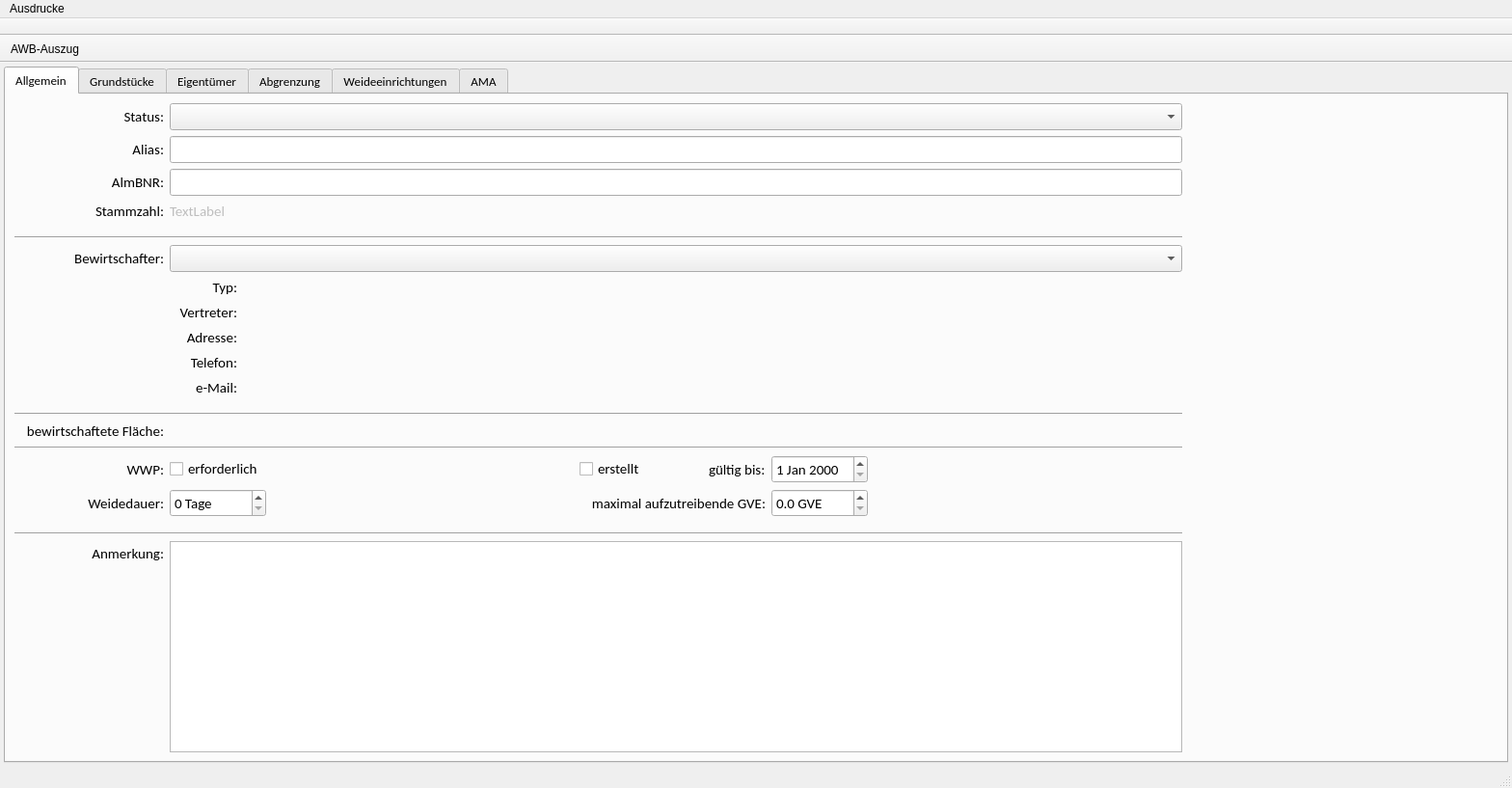
<?xml version="1.0" encoding="UTF-8"?>
<ui version="4.0" connectslotsbyname="false">
 <class>Akt</class>
 <widget class="QMainWindow" name="Akt">
  <property name="geometry">
   <rect>
    <x>0</x>
    <y>0</y>
    <width>1568</width>
    <height>817</height>
   </rect>
  </property>
  <property name="windowTitle">
   <string>MainWindow</string>
  </property>
  <widget class="QWidget" name="centralwidget">
   <layout class="QHBoxLayout" name="horizontalLayout">
    <property name="spacing">
     <number>4</number>
    </property>
    <property name="leftMargin">
     <number>4</number>
    </property>
    <property name="topMargin">
     <number>4</number>
    </property>
    <property name="rightMargin">
     <number>4</number>
    </property>
    <property name="bottomMargin">
     <number>4</number>
    </property>
    <item>
     <layout class="QVBoxLayout" name="verticalLayout">
      <property name="topMargin">
       <number>0</number>
      </property>
      <property name="rightMargin">
       <number>0</number>
      </property>
      <property name="bottomMargin">
       <number>0</number>
      </property>
      <item>
       <widget class="QTabWidget" name="tabAkt">
        <property name="font">
         <font>
          <family>Calibri</family>
          <pointsize>10</pointsize>
          <weight>50</weight>
          <bold>false</bold>
         </font>
        </property>
        <property name="currentIndex">
         <number>0</number>
        </property>
        <widget class="QWidget" name="uiAllgemeinTab">
         <attribute name="title">
          <string>Allgemein</string>
         </attribute>
         <layout class="QVBoxLayout" name="verticalLayout_2">
          <item>
           <layout class="QGridLayout" name="gridLayout">
            <item row="20" column="0">
             <layout class="QVBoxLayout" name="verticalLayout_7">
              <item>
               <spacer name="verticalSpacer_2">
                <property name="orientation">
                 <enum>Qt::Vertical</enum>
                </property>
                <property name="sizeType">
                 <enum>QSizePolicy::Fixed</enum>
                </property>
                <property name="sizeHint" stdset="0">
                 <size>
                  <width>20</width>
                  <height>3</height>
                 </size>
                </property>
               </spacer>
              </item>
              <item>
               <widget class="QLabel" name="label_12">
                <property name="font">
                 <font>
                  <family>Calibri</family>
                  <pointsize>11</pointsize>
                  <weight>50</weight>
                  <bold>false</bold>
                 </font>
                </property>
                <property name="text">
                 <string>Anmerkung:</string>
                </property>
                <property name="alignment">
                 <set>Qt::AlignRight|Qt::AlignTrailing|Qt::AlignVCenter</set>
                </property>
               </widget>
              </item>
              <item>
               <spacer name="verticalSpacer">
                <property name="orientation">
                 <enum>Qt::Vertical</enum>
                </property>
                <property name="sizeHint" stdset="0">
                 <size>
                  <width>20</width>
                  <height>40</height>
                 </size>
                </property>
               </spacer>
              </item>
             </layout>
            </item>
            <item row="10" column="1">
             <widget class="QLabel" name="label_13">
              <property name="sizePolicy">
               <sizepolicy hsizetype="Preferred" vsizetype="Preferred">
                <horstretch>0</horstretch>
                <verstretch>0</verstretch>
               </sizepolicy>
              </property>
              <property name="maximumSize">
               <size>
                <width>70</width>
                <height>16777215</height>
               </size>
              </property>
              <property name="font">
               <font>
                <family>Calibri</family>
                <pointsize>11</pointsize>
                <weight>50</weight>
                <bold>false</bold>
               </font>
              </property>
              <property name="text">
               <string>Telefon:</string>
              </property>
              <property name="alignment">
               <set>Qt::AlignRight|Qt::AlignTrailing|Qt::AlignVCenter</set>
              </property>
             </widget>
            </item>
            <item row="0" column="1" colspan="4">
             <widget class="QComboBox" name="uiStatusCombo">
              <property name="sizePolicy">
               <sizepolicy hsizetype="Expanding" vsizetype="Fixed">
                <horstretch>0</horstretch>
                <verstretch>0</verstretch>
               </sizepolicy>
              </property>
              <property name="maximumSize">
               <size>
                <width>16777215</width>
                <height>16777215</height>
               </size>
              </property>
              <property name="font">
               <font>
                <family>Calibri</family>
                <pointsize>11</pointsize>
                <weight>75</weight>
                <bold>true</bold>
               </font>
              </property>
             </widget>
            </item>
            <item row="8" column="2" colspan="3">
             <widget class="QLabel" name="uiVertreterNameLbl">
              <property name="font">
               <font>
                <family>Calibri</family>
                <pointsize>11</pointsize>
                <weight>50</weight>
                <bold>false</bold>
               </font>
              </property>
              <property name="text">
               <string/>
              </property>
             </widget>
            </item>
            <item row="11" column="2" colspan="3">
             <widget class="QLabel" name="uiMailLbl">
              <property name="font">
               <font>
                <family>Calibri</family>
                <pointsize>11</pointsize>
                <weight>50</weight>
                <bold>false</bold>
               </font>
              </property>
              <property name="text">
               <string/>
              </property>
             </widget>
            </item>
            <item row="5" column="0" colspan="5">
             <widget class="Line" name="line">
              <property name="orientation">
               <enum>Qt::Horizontal</enum>
              </property>
             </widget>
            </item>
            <item row="9" column="1">
             <widget class="QLabel" name="label_8">
              <property name="sizePolicy">
               <sizepolicy hsizetype="Preferred" vsizetype="Preferred">
                <horstretch>0</horstretch>
                <verstretch>0</verstretch>
               </sizepolicy>
              </property>
              <property name="maximumSize">
               <size>
                <width>70</width>
                <height>16777215</height>
               </size>
              </property>
              <property name="font">
               <font>
                <family>Calibri</family>
                <pointsize>11</pointsize>
                <weight>50</weight>
                <bold>false</bold>
               </font>
              </property>
              <property name="text">
               <string>Adresse:</string>
              </property>
              <property name="alignment">
               <set>Qt::AlignRight|Qt::AlignTrailing|Qt::AlignVCenter</set>
              </property>
             </widget>
            </item>
            <item row="17" column="0">
             <widget class="QLabel" name="label_9">
              <property name="maximumSize">
               <size>
                <width>155</width>
                <height>16777215</height>
               </size>
              </property>
              <property name="font">
               <font>
                <family>Calibri</family>
                <pointsize>11</pointsize>
                <weight>50</weight>
                <bold>false</bold>
               </font>
              </property>
              <property name="text">
               <string>Weidedauer:</string>
              </property>
              <property name="alignment">
               <set>Qt::AlignRight|Qt::AlignTrailing|Qt::AlignVCenter</set>
              </property>
             </widget>
            </item>
            <item row="18" column="0">
             <spacer name="verticalSpacer_5">
              <property name="orientation">
               <enum>Qt::Vertical</enum>
              </property>
              <property name="sizeType">
               <enum>QSizePolicy::Fixed</enum>
              </property>
              <property name="sizeHint" stdset="0">
               <size>
                <width>20</width>
                <height>10</height>
               </size>
              </property>
             </spacer>
            </item>
            <item row="16" column="0">
             <widget class="QLabel" name="label_14">
              <property name="maximumSize">
               <size>
                <width>155</width>
                <height>16777215</height>
               </size>
              </property>
              <property name="font">
               <font>
                <family>Calibri</family>
                <pointsize>11</pointsize>
                <weight>50</weight>
                <bold>false</bold>
               </font>
              </property>
              <property name="text">
               <string>WWP:</string>
              </property>
              <property name="alignment">
               <set>Qt::AlignRight|Qt::AlignTrailing|Qt::AlignVCenter</set>
              </property>
             </widget>
            </item>
            <item row="16" column="1" colspan="3">
             <layout class="QHBoxLayout" name="horizontalLayout_6">
              <item>
               <widget class="QCheckBox" name="uiWwpCkBox">
                <property name="font">
                 <font>
                  <family>Calibri</family>
                  <pointsize>11</pointsize>
                  <weight>50</weight>
                  <bold>false</bold>
                 </font>
                </property>
                <property name="text">
                 <string>erforderlich</string>
                </property>
               </widget>
              </item>
              <item>
               <spacer name="horizontalSpacer_4">
                <property name="orientation">
                 <enum>Qt::Horizontal</enum>
                </property>
                <property name="sizeType">
                 <enum>QSizePolicy::Expanding</enum>
                </property>
                <property name="sizeHint" stdset="0">
                 <size>
                  <width>78</width>
                  <height>20</height>
                 </size>
                </property>
               </spacer>
              </item>
              <item>
               <widget class="QCheckBox" name="uiWwpExistCkBox">
                <property name="font">
                 <font>
                  <family>Calibri</family>
                  <pointsize>11</pointsize>
                  <weight>50</weight>
                  <bold>false</bold>
                 </font>
                </property>
                <property name="text">
                 <string>erstellt</string>
                </property>
               </widget>
              </item>
              <item>
               <spacer name="horizontalSpacer">
                <property name="orientation">
                 <enum>Qt::Horizontal</enum>
                </property>
                <property name="sizeType">
                 <enum>QSizePolicy::Fixed</enum>
                </property>
                <property name="sizeHint" stdset="0">
                 <size>
                  <width>60</width>
                  <height>20</height>
                 </size>
                </property>
               </spacer>
              </item>
              <item>
               <widget class="QLabel" name="label_6">
                <property name="font">
                 <font>
                  <family>Calibri</family>
                  <pointsize>11</pointsize>
                  <weight>50</weight>
                  <bold>false</bold>
                 </font>
                </property>
                <property name="text">
                 <string>gültig bis:</string>
                </property>
               </widget>
              </item>
              <item>
               <widget class="QDateEdit" name="uiWwpDateDedit">
                <property name="minimumSize">
                 <size>
                  <width>100</width>
                  <height>0</height>
                 </size>
                </property>
                <property name="maximumSize">
                 <size>
                  <width>100</width>
                  <height>16777215</height>
                 </size>
                </property>
                <property name="font">
                 <font>
                  <family>Calibri</family>
                  <pointsize>11</pointsize>
                  <weight>50</weight>
                  <bold>false</bold>
                 </font>
                </property>
                <property name="calendarPopup">
                 <bool>false</bool>
                </property>
               </widget>
              </item>
             </layout>
            </item>
            <item row="20" column="1" colspan="4">
             <widget class="QTextEdit" name="uiAnmTedit">
              <property name="font">
               <font>
                <family>Calibri</family>
                <pointsize>11</pointsize>
                <weight>50</weight>
                <bold>false</bold>
               </font>
              </property>
             </widget>
            </item>
            <item row="6" column="5">
             <widget class="InfoButton" name="uiInfoBtnBewirtschafter" native="true"/>
            </item>
            <item row="19" column="0" colspan="5">
             <widget class="Line" name="line_3">
              <property name="orientation">
               <enum>Qt::Horizontal</enum>
              </property>
             </widget>
            </item>
            <item row="11" column="1">
             <widget class="QLabel" name="label_15">
              <property name="sizePolicy">
               <sizepolicy hsizetype="Preferred" vsizetype="Preferred">
                <horstretch>0</horstretch>
                <verstretch>0</verstretch>
               </sizepolicy>
              </property>
              <property name="maximumSize">
               <size>
                <width>70</width>
                <height>16777215</height>
               </size>
              </property>
              <property name="font">
               <font>
                <family>Calibri</family>
                <pointsize>11</pointsize>
                <weight>50</weight>
                <bold>false</bold>
               </font>
              </property>
              <property name="text">
               <string>e-Mail:</string>
              </property>
              <property name="alignment">
               <set>Qt::AlignRight|Qt::AlignTrailing|Qt::AlignVCenter</set>
              </property>
             </widget>
            </item>
            <item row="17" column="1" colspan="3">
             <layout class="QHBoxLayout" name="horizontalLayout_2">
              <property name="rightMargin">
               <number>0</number>
              </property>
              <item>
               <widget class="QSpinBox" name="uiWeidedauerSbox">
                <property name="minimumSize">
                 <size>
                  <width>100</width>
                  <height>0</height>
                 </size>
                </property>
                <property name="maximumSize">
                 <size>
                  <width>100</width>
                  <height>16777215</height>
                 </size>
                </property>
                <property name="font">
                 <font>
                  <family>Calibri</family>
                  <pointsize>11</pointsize>
                  <weight>50</weight>
                  <bold>false</bold>
                 </font>
                </property>
                <property name="suffix">
                 <string> Tage</string>
                </property>
                <property name="prefix">
                 <string/>
                </property>
                <property name="maximum">
                 <number>365</number>
                </property>
               </widget>
              </item>
              <item>
               <spacer name="horizontalSpacer_2">
                <property name="orientation">
                 <enum>Qt::Horizontal</enum>
                </property>
                <property name="sizeType">
                 <enum>QSizePolicy::Expanding</enum>
                </property>
                <property name="sizeHint" stdset="0">
                 <size>
                  <width>40</width>
                  <height>20</height>
                 </size>
                </property>
               </spacer>
              </item>
              <item>
               <widget class="QLabel" name="label_10">
                <property name="maximumSize">
                 <size>
                  <width>190</width>
                  <height>16777215</height>
                 </size>
                </property>
                <property name="font">
                 <font>
                  <family>Calibri</family>
                  <pointsize>11</pointsize>
                  <weight>50</weight>
                  <bold>false</bold>
                 </font>
                </property>
                <property name="text">
                 <string>maximal aufzutreibende GVE:</string>
                </property>
                <property name="alignment">
                 <set>Qt::AlignRight|Qt::AlignTrailing|Qt::AlignVCenter</set>
                </property>
               </widget>
              </item>
              <item>
               <widget class="QDoubleSpinBox" name="uiGveDsbox">
                <property name="minimumSize">
                 <size>
                  <width>100</width>
                  <height>0</height>
                 </size>
                </property>
                <property name="maximumSize">
                 <size>
                  <width>100</width>
                  <height>16777215</height>
                 </size>
                </property>
                <property name="font">
                 <font>
                  <family>Calibri</family>
                  <pointsize>11</pointsize>
                  <weight>50</weight>
                  <bold>false</bold>
                 </font>
                </property>
                <property name="prefix">
                 <string/>
                </property>
                <property name="suffix">
                 <string> GVE</string>
                </property>
                <property name="decimals">
                 <number>1</number>
                </property>
                <property name="maximum">
                 <double>10000.000000000000000</double>
                </property>
               </widget>
              </item>
             </layout>
            </item>
            <item row="3" column="0">
             <widget class="QLabel" name="label_3">
              <property name="maximumSize">
               <size>
                <width>155</width>
                <height>16777215</height>
               </size>
              </property>
              <property name="font">
               <font>
                <family>Calibri</family>
                <pointsize>11</pointsize>
                <weight>50</weight>
                <bold>false</bold>
               </font>
              </property>
              <property name="text">
               <string>Stammzahl:</string>
              </property>
              <property name="alignment">
               <set>Qt::AlignRight|Qt::AlignTrailing|Qt::AlignVCenter</set>
              </property>
             </widget>
            </item>
            <item row="4" column="0">
             <spacer name="verticalSpacer_3">
              <property name="orientation">
               <enum>Qt::Vertical</enum>
              </property>
              <property name="sizeType">
               <enum>QSizePolicy::Fixed</enum>
              </property>
              <property name="sizeHint" stdset="0">
               <size>
                <width>20</width>
                <height>10</height>
               </size>
              </property>
             </spacer>
            </item>
            <item row="16" column="5">
             <widget class="InfoButton" name="uiInfoBtnWwp" native="true"/>
            </item>
            <item row="2" column="5">
             <widget class="InfoButton" name="uiInfoBtnAlmBnr" native="true"/>
            </item>
            <item row="6" column="0">
             <widget class="QLabel" name="label_7">
              <property name="maximumSize">
               <size>
                <width>155</width>
                <height>16777215</height>
               </size>
              </property>
              <property name="font">
               <font>
                <family>Calibri</family>
                <pointsize>11</pointsize>
                <weight>50</weight>
                <bold>false</bold>
               </font>
              </property>
              <property name="text">
               <string>Bewirtschafter:</string>
              </property>
              <property name="alignment">
               <set>Qt::AlignRight|Qt::AlignTrailing|Qt::AlignVCenter</set>
              </property>
             </widget>
            </item>
            <item row="1" column="1" colspan="4">
             <widget class="QLineEdit" name="uiAliasLedit">
              <property name="font">
               <font>
                <family>Calibri</family>
                <pointsize>11</pointsize>
                <weight>50</weight>
                <bold>false</bold>
               </font>
              </property>
              <property name="clearButtonEnabled">
               <bool>true</bool>
              </property>
             </widget>
            </item>
            <item row="1" column="0">
             <widget class="QLabel" name="label_2">
              <property name="maximumSize">
               <size>
                <width>155</width>
                <height>16777215</height>
               </size>
              </property>
              <property name="font">
               <font>
                <family>Calibri</family>
                <pointsize>11</pointsize>
                <weight>50</weight>
                <bold>false</bold>
               </font>
              </property>
              <property name="text">
               <string>Alias:</string>
              </property>
              <property name="alignment">
               <set>Qt::AlignRight|Qt::AlignTrailing|Qt::AlignVCenter</set>
              </property>
             </widget>
            </item>
            <item row="14" column="1" colspan="2">
             <widget class="QLabel" name="uiBewAwbAreaLbl">
              <property name="font">
               <font>
                <family>Calibri</family>
                <pointsize>11</pointsize>
                <weight>50</weight>
                <bold>false</bold>
               </font>
              </property>
              <property name="text">
               <string/>
              </property>
             </widget>
            </item>
            <item row="13" column="0" colspan="5">
             <widget class="Line" name="line_2">
              <property name="orientation">
               <enum>Qt::Horizontal</enum>
              </property>
             </widget>
            </item>
            <item row="12" column="0">
             <spacer name="verticalSpacer_4">
              <property name="orientation">
               <enum>Qt::Vertical</enum>
              </property>
              <property name="sizeType">
               <enum>QSizePolicy::Fixed</enum>
              </property>
              <property name="sizeHint" stdset="0">
               <size>
                <width>20</width>
                <height>10</height>
               </size>
              </property>
             </spacer>
            </item>
            <item row="9" column="2" colspan="3">
             <widget class="QLabel" name="uiAdresseLbl">
              <property name="font">
               <font>
                <family>Calibri</family>
                <pointsize>11</pointsize>
                <weight>50</weight>
                <bold>false</bold>
               </font>
              </property>
              <property name="text">
               <string/>
              </property>
             </widget>
            </item>
            <item row="8" column="1">
             <widget class="QLabel" name="uiVertreterLbl">
              <property name="sizePolicy">
               <sizepolicy hsizetype="Preferred" vsizetype="Preferred">
                <horstretch>0</horstretch>
                <verstretch>0</verstretch>
               </sizepolicy>
              </property>
              <property name="maximumSize">
               <size>
                <width>70</width>
                <height>16777215</height>
               </size>
              </property>
              <property name="font">
               <font>
                <family>Calibri</family>
                <pointsize>11</pointsize>
                <weight>50</weight>
                <bold>false</bold>
               </font>
              </property>
              <property name="text">
               <string>Vertreter:</string>
              </property>
              <property name="alignment">
               <set>Qt::AlignRight|Qt::AlignTrailing|Qt::AlignVCenter</set>
              </property>
             </widget>
            </item>
            <item row="3" column="1" colspan="4">
             <widget class="QLabel" name="uiStzLbl">
              <property name="enabled">
               <bool>false</bool>
              </property>
              <property name="maximumSize">
               <size>
                <width>16777215</width>
                <height>16777215</height>
               </size>
              </property>
              <property name="font">
               <font>
                <family>Calibri</family>
                <pointsize>11</pointsize>
                <weight>50</weight>
                <bold>false</bold>
               </font>
              </property>
              <property name="text">
               <string>TextLabel</string>
              </property>
              <property name="alignment">
               <set>Qt::AlignLeading|Qt::AlignLeft|Qt::AlignVCenter</set>
              </property>
             </widget>
            </item>
            <item row="0" column="0">
             <widget class="QLabel" name="label">
              <property name="maximumSize">
               <size>
                <width>155</width>
                <height>16777215</height>
               </size>
              </property>
              <property name="font">
               <font>
                <family>Calibri</family>
                <pointsize>11</pointsize>
                <weight>50</weight>
                <bold>false</bold>
               </font>
              </property>
              <property name="text">
               <string>Status:</string>
              </property>
              <property name="alignment">
               <set>Qt::AlignRight|Qt::AlignTrailing|Qt::AlignVCenter</set>
              </property>
             </widget>
            </item>
            <item row="1" column="5">
             <widget class="InfoButton" name="uiInfoBtnAlias" native="true"/>
            </item>
            <item row="7" column="2" colspan="3">
             <widget class="QLabel" name="uiBewirtschafterTypLbl">
              <property name="font">
               <font>
                <family>Calibri</family>
                <pointsize>11</pointsize>
                <weight>50</weight>
                <bold>false</bold>
               </font>
              </property>
              <property name="text">
               <string/>
              </property>
             </widget>
            </item>
            <item row="6" column="1" colspan="4">
             <widget class="ContactCombo" name="uiBewirtschafterCombo">
              <property name="font">
               <font>
                <family>Calibri</family>
                <pointsize>11</pointsize>
                <weight>50</weight>
                <bold>false</bold>
               </font>
              </property>
             </widget>
            </item>
            <item row="2" column="0">
             <widget class="QLabel" name="label_4">
              <property name="maximumSize">
               <size>
                <width>155</width>
                <height>16777215</height>
               </size>
              </property>
              <property name="font">
               <font>
                <family>Calibri</family>
                <pointsize>11</pointsize>
                <weight>50</weight>
                <bold>false</bold>
               </font>
              </property>
              <property name="text">
               <string>AlmBNR:</string>
              </property>
              <property name="alignment">
               <set>Qt::AlignRight|Qt::AlignTrailing|Qt::AlignVCenter</set>
              </property>
             </widget>
            </item>
            <item row="10" column="2" colspan="3">
             <widget class="QLabel" name="uiTelefonLbl">
              <property name="font">
               <font>
                <family>Calibri</family>
                <pointsize>11</pointsize>
                <weight>50</weight>
                <bold>false</bold>
               </font>
              </property>
              <property name="text">
               <string/>
              </property>
             </widget>
            </item>
            <item row="2" column="1" colspan="4">
             <widget class="QLineEdit" name="uiAlmBnrLedit">
              <property name="font">
               <font>
                <family>Calibri</family>
                <pointsize>11</pointsize>
                <weight>50</weight>
                <bold>false</bold>
               </font>
              </property>
              <property name="clearButtonEnabled">
               <bool>true</bool>
              </property>
             </widget>
            </item>
            <item row="14" column="0">
             <widget class="QLabel" name="label_11">
              <property name="maximumSize">
               <size>
                <width>155</width>
                <height>16777215</height>
               </size>
              </property>
              <property name="font">
               <font>
                <family>Calibri</family>
                <pointsize>11</pointsize>
                <weight>50</weight>
                <bold>false</bold>
               </font>
              </property>
              <property name="text">
               <string>bewirtschaftete Fläche:</string>
              </property>
              <property name="alignment">
               <set>Qt::AlignRight|Qt::AlignTrailing|Qt::AlignVCenter</set>
              </property>
             </widget>
            </item>
            <item row="0" column="5">
             <widget class="InfoButton" name="uiInfoBtnStatus" native="true"/>
            </item>
            <item row="7" column="1">
             <widget class="QLabel" name="label_5">
              <property name="maximumSize">
               <size>
                <width>70</width>
                <height>16777215</height>
               </size>
              </property>
              <property name="font">
               <font>
                <family>Calibri</family>
                <pointsize>11</pointsize>
                <weight>50</weight>
                <bold>false</bold>
               </font>
              </property>
              <property name="text">
               <string>Typ:</string>
              </property>
              <property name="alignment">
               <set>Qt::AlignRight|Qt::AlignTrailing|Qt::AlignVCenter</set>
              </property>
             </widget>
            </item>
            <item row="15" column="0" colspan="5">
             <widget class="Line" name="line_4">
              <property name="orientation">
               <enum>Qt::Horizontal</enum>
              </property>
             </widget>
            </item>
           </layout>
          </item>
         </layout>
        </widget>
        <widget class="QWidget" name="uiGstTab">
         <attribute name="title">
          <string>Grundstücke</string>
         </attribute>
         <layout class="QVBoxLayout" name="verticalLayout_3">
          <item>
           <layout class="QVBoxLayout" name="uiGstListeVlay"/>
          </item>
         </layout>
        </widget>
        <widget class="QWidget" name="uiEigenuemerTab">
         <attribute name="title">
          <string>Eigentümer</string>
         </attribute>
        </widget>
        <widget class="QWidget" name="uiKomplexTab">
         <attribute name="title">
          <string>Abgrenzung</string>
         </attribute>
         <layout class="QHBoxLayout" name="horizontalLayout_4">
          <item>
           <widget class="QSplitter" name="uiAbgrKkSplitter">
            <property name="orientation">
             <enum>Qt::Vertical</enum>
            </property>
            <widget class="QFrame" name="uiVersionFrm">
             <property name="sizePolicy">
              <sizepolicy hsizetype="Preferred" vsizetype="Preferred">
               <horstretch>0</horstretch>
               <verstretch>0</verstretch>
              </sizepolicy>
             </property>
             <property name="maximumSize">
              <size>
               <width>16777215</width>
               <height>16777215</height>
              </size>
             </property>
             <property name="baseSize">
              <size>
               <width>0</width>
               <height>0</height>
              </size>
             </property>
             <property name="frameShape">
              <enum>QFrame::StyledPanel</enum>
             </property>
             <property name="frameShadow">
              <enum>QFrame::Raised</enum>
             </property>
             <layout class="QVBoxLayout" name="verticalLayout_5">
              <property name="spacing">
               <number>4</number>
              </property>
              <property name="leftMargin">
               <number>4</number>
              </property>
              <property name="topMargin">
               <number>4</number>
              </property>
              <property name="rightMargin">
               <number>4</number>
              </property>
              <property name="bottomMargin">
               <number>4</number>
              </property>
              <item>
               <layout class="QVBoxLayout" name="uiAbgrenzungVlay">
                <property name="topMargin">
                 <number>0</number>
                </property>
               </layout>
              </item>
             </layout>
            </widget>
            <widget class="QFrame" name="uiTreeFrm">
             <property name="frameShape">
              <enum>QFrame::StyledPanel</enum>
             </property>
             <property name="frameShadow">
              <enum>QFrame::Raised</enum>
             </property>
             <layout class="QHBoxLayout" name="horizontalLayout_7">
              <property name="spacing">
               <number>4</number>
              </property>
              <property name="leftMargin">
               <number>4</number>
              </property>
              <property name="topMargin">
               <number>4</number>
              </property>
              <property name="rightMargin">
               <number>4</number>
              </property>
              <property name="bottomMargin">
               <number>4</number>
              </property>
              <item>
               <widget class="QSplitter" name="uiKkSplitter">
                <property name="orientation">
                 <enum>Qt::Horizontal</enum>
                </property>
                <property name="handleWidth">
                 <number>5</number>
                </property>
                <property name="childrenCollapsible">
                 <bool>true</bool>
                </property>
                <widget class="QFrame" name="uiKomplexFrm">
                 <property name="sizePolicy">
                  <sizepolicy hsizetype="Preferred" vsizetype="Preferred">
                   <horstretch>0</horstretch>
                   <verstretch>0</verstretch>
                  </sizepolicy>
                 </property>
                 <property name="maximumSize">
                  <size>
                   <width>16777215</width>
                   <height>16777215</height>
                  </size>
                 </property>
                 <property name="frameShape">
                  <enum>QFrame::StyledPanel</enum>
                 </property>
                 <property name="frameShadow">
                  <enum>QFrame::Raised</enum>
                 </property>
                 <layout class="QHBoxLayout" name="horizontalLayout_8">
                  <property name="spacing">
                   <number>0</number>
                  </property>
                  <property name="leftMargin">
                   <number>0</number>
                  </property>
                  <property name="topMargin">
                   <number>0</number>
                  </property>
                  <property name="rightMargin">
                   <number>0</number>
                  </property>
                  <property name="bottomMargin">
                   <number>0</number>
                  </property>
                  <item>
                   <layout class="QVBoxLayout" name="uiKomplexVlay">
                    <property name="sizeConstraint">
                     <enum>QLayout::SetMaximumSize</enum>
                    </property>
                    <property name="rightMargin">
                     <number>0</number>
                    </property>
                   </layout>
                  </item>
                 </layout>
                </widget>
                <widget class="QFrame" name="uiKoppelFrm">
                 <property name="sizePolicy">
                  <sizepolicy hsizetype="Preferred" vsizetype="Preferred">
                   <horstretch>0</horstretch>
                   <verstretch>0</verstretch>
                  </sizepolicy>
                 </property>
                 <property name="baseSize">
                  <size>
                   <width>0</width>
                   <height>0</height>
                  </size>
                 </property>
                 <property name="frameShape">
                  <enum>QFrame::StyledPanel</enum>
                 </property>
                 <property name="frameShadow">
                  <enum>QFrame::Raised</enum>
                 </property>
                 <layout class="QHBoxLayout" name="horizontalLayout_9">
                  <property name="spacing">
                   <number>0</number>
                  </property>
                  <property name="leftMargin">
                   <number>0</number>
                  </property>
                  <property name="topMargin">
                   <number>0</number>
                  </property>
                  <property name="rightMargin">
                   <number>0</number>
                  </property>
                  <property name="bottomMargin">
                   <number>0</number>
                  </property>
                  <item>
                   <layout class="QVBoxLayout" name="uiKoppelVlay">
                    <property name="rightMargin">
                     <number>0</number>
                    </property>
                   </layout>
                  </item>
                 </layout>
                </widget>
               </widget>
              </item>
             </layout>
            </widget>
           </widget>
          </item>
         </layout>
        </widget>
        <widget class="QWidget" name="uiWeideeinrichtungTab">
         <attribute name="title">
          <string>Weideeinrichtungen</string>
         </attribute>
        </widget>
        <widget class="QWidget" name="uiAmaFfGisTab">
         <attribute name="title">
          <string>AMA</string>
         </attribute>
         <layout class="QVBoxLayout" name="verticalLayout_6">
          <item>
           <layout class="QVBoxLayout" name="uiAmaFfGisListeVlay"/>
          </item>
         </layout>
        </widget>
       </widget>
      </item>
     </layout>
    </item>
   </layout>
  </widget>
  <widget class="QMenuBar" name="menubar">
   <property name="geometry">
    <rect>
     <x>0</x>
     <y>0</y>
     <width>1568</width>
     <height>21</height>
    </rect>
   </property>
   <widget class="QMenu" name="menuAusdrucke">
    <property name="title">
     <string>Ausdrucke</string>
    </property>
    <addaction name="actionAwbAuszug"/>
   </widget>
   <addaction name="menuAusdrucke"/>
  </widget>
  <widget class="QStatusBar" name="statusbar"/>
  <widget class="QToolBar" name="uiTitleToolBar">
   <property name="windowTitle">
    <string>toolBar</string>
   </property>
   <property name="movable">
    <bool>false</bool>
   </property>
   <property name="allowedAreas">
    <set>Qt::TopToolBarArea</set>
   </property>
   <property name="toolButtonStyle">
    <enum>Qt::ToolButtonTextOnly</enum>
   </property>
   <property name="floatable">
    <bool>false</bool>
   </property>
   <attribute name="toolBarArea">
    <enum>TopToolBarArea</enum>
   </attribute>
   <attribute name="toolBarBreak">
    <bool>false</bool>
   </attribute>
  </widget>
  <widget class="QToolBar" name="uiSymbolToolBar">
   <property name="windowTitle">
    <string>toolBar</string>
   </property>
   <property name="movable">
    <bool>false</bool>
   </property>
   <property name="allowedAreas">
    <set>Qt::TopToolBarArea</set>
   </property>
   <property name="floatable">
    <bool>false</bool>
   </property>
   <attribute name="toolBarArea">
    <enum>TopToolBarArea</enum>
   </attribute>
   <attribute name="toolBarBreak">
    <bool>true</bool>
   </attribute>
   <addaction name="actionAwbAuszug"/>
  </widget>
  <action name="actionAwbAuszug">
   <property name="icon">
    <iconset resource="../../../resources.qrc">
     <normaloff>:/svg/resources/icons/awb_auszug.svg</normaloff>:/svg/resources/icons/awb_auszug.svg</iconset>
   </property>
   <property name="text">
    <string>AWB-Auszug</string>
   </property>
   <property name="toolTip">
    <string>erstelle einen AWB-Auszug</string>
   </property>
  </action>
 </widget>
 <customwidgets>
  <customwidget>
   <class>InfoButton</class>
   <extends>QWidget</extends>
   <header>app_core/info_button</header>
   <container>1</container>
  </customwidget>
  <customwidget>
   <class>ContactCombo</class>
   <extends>QComboBox</extends>
   <header>app_core.scopes.kontakt.contact_combo</header>
  </customwidget>
 </customwidgets>
 <tabstops>
  <tabstop>tabAkt</tabstop>
  <tabstop>uiStatusCombo</tabstop>
  <tabstop>uiAliasLedit</tabstop>
  <tabstop>uiAlmBnrLedit</tabstop>
  <tabstop>uiBewirtschafterCombo</tabstop>
  <tabstop>uiWwpCkBox</tabstop>
  <tabstop>uiWwpExistCkBox</tabstop>
  <tabstop>uiAnmTedit</tabstop>
 </tabstops>
 <resources>
  <include location="../../../resources.qrc"/>
 </resources>
 <connections/>
</ui>
